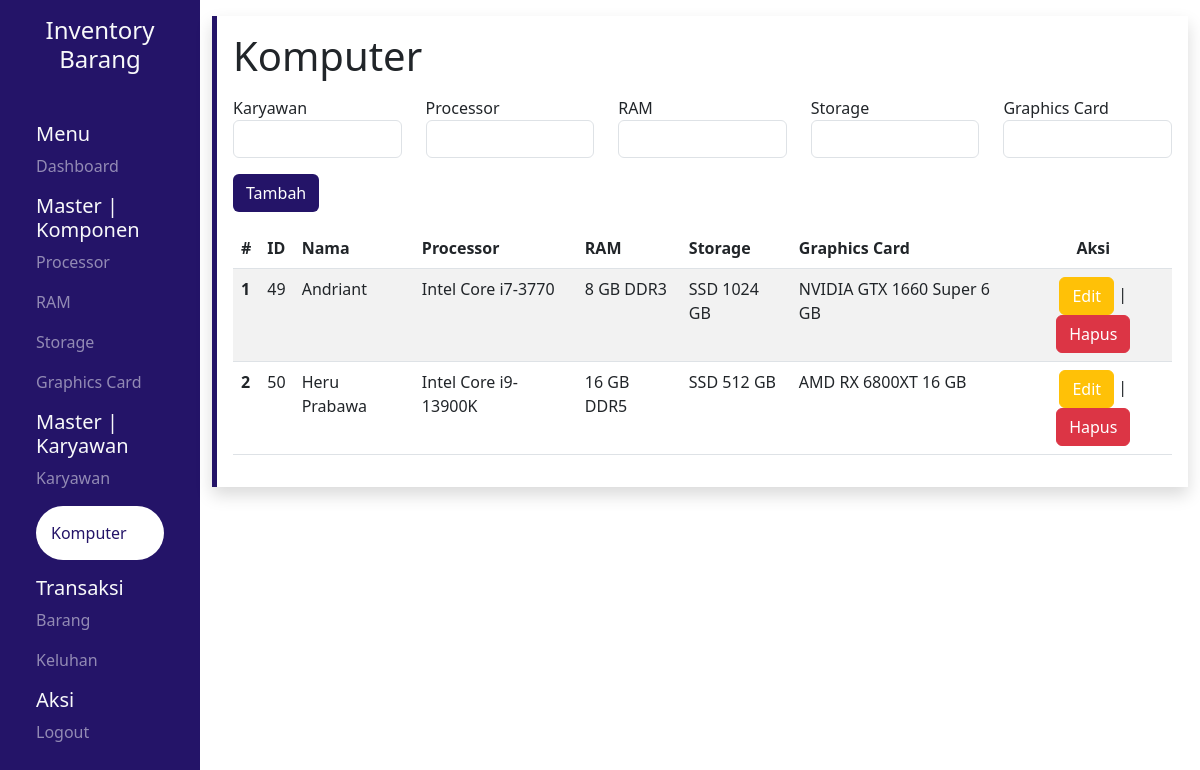
Before: /pages/komputer/index.php (signed in) with the older database file.
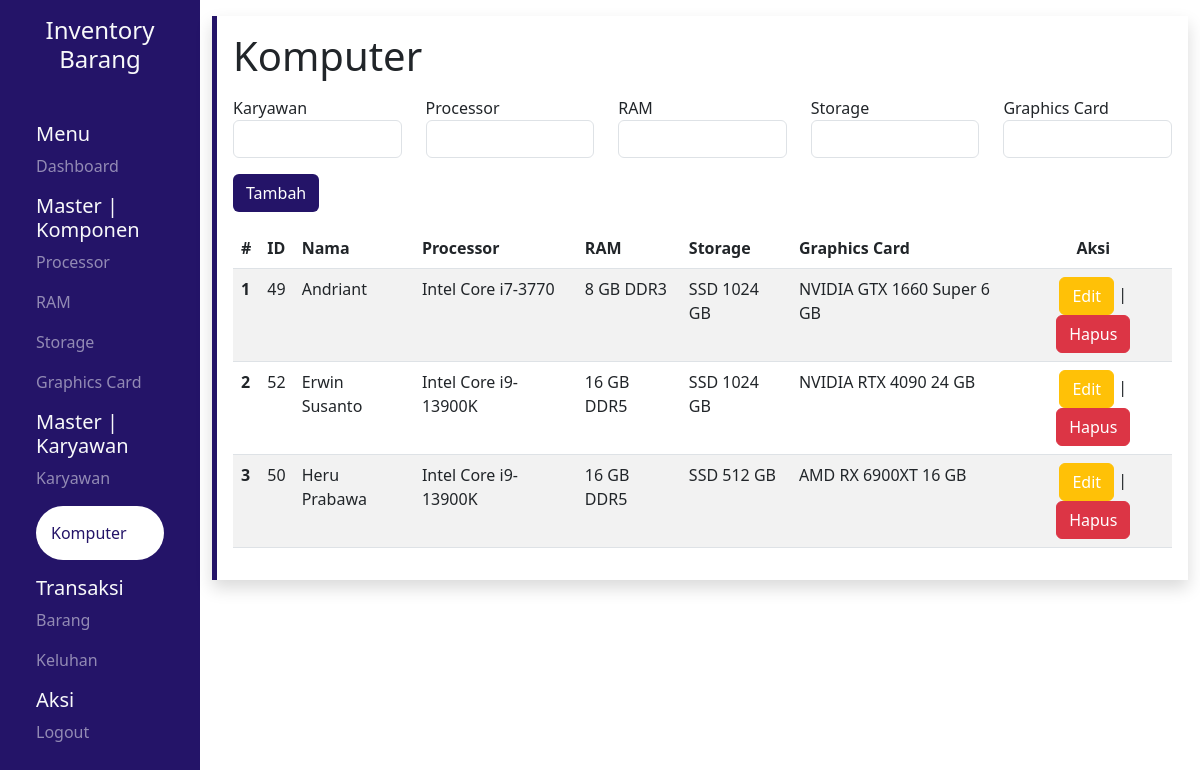
After: the same page with the newer database file.
### tables this page shows
CREATE TABLE `komputer` (
  `id` int(11) NOT NULL,
  `id_karyawan` int(11) NOT NULL,
  `id_processor` int(11) NOT NULL,
  `id_ram` int(11) NOT NULL,
  `id_storage` int(11) NOT NULL,
  `id_vga` int(11) NOT NULL
);

CREATE TABLE `karyawan` (
  `id` int(11) NOT NULL,
  `username` varchar(25) NOT NULL,
  `password` varchar(255) NOT NULL,
  `nama` varchar(25) NOT NULL,
  `nip` bigint(18) NOT NULL,
  `jk` enum('Laki - Laki','Perempuan') NOT NULL,
  `divisi` varchar(25) NOT NULL,
  `level` varchar(25) NOT NULL
);

CREATE TABLE `processor` (
  `id` int(11) NOT NULL,
  `nama` varchar(25) NOT NULL,
  `stok` int(11) NOT NULL
);

CREATE TABLE `ram` (
  `id` int(11) NOT NULL,
  `tipe_memori` enum('DDR2','DDR3','DDR4','DDR5') NOT NULL,
  `kapasitas` varchar(25) NOT NULL,
  `stok` int(11) NOT NULL
);

CREATE TABLE `storage` (
  `id` int(11) NOT NULL,
  `tipe` varchar(25) NOT NULL,
  `kapasitas` int(11) NOT NULL,
  `stok` int(11) NOT NULL
);

CREATE TABLE `vga` (
  `id` int(11) NOT NULL,
  `brand` varchar(25) NOT NULL,
  `nama` varchar(25) NOT NULL,
  `vram` int(11) NOT NULL,
  `stok` int(11) NOT NULL
);

### pages/komputer/index.php (the view, shortened to what this page needs)
<?php
include "../src/config/connect.php";
$query_join = "SELECT
    k.id AS id,
    karyawan.nama AS nama_karyawan,
    p.nama AS nama_processor,
    r.kapasitas AS kapasitas_ram,
    r.tipe_memori AS tipe_ram,
    s.tipe AS tipe_storage,
    s.kapasitas AS kapasitas_storage,
    v.brand AS brand_vga,
    v.nama AS nama_vga,
    v.vram AS vram_vga
FROM komputer k
JOIN karyawan ON k.id_karyawan = karyawan.id
JOIN processor p ON k.id_processor = p.id
JOIN ram r ON k.id_ram = r.id
JOIN storage s ON k.id_storage = s.id
JOIN vga v ON k.id_vga = v.id
ORDER BY karyawan.nama ASC";
$result_join = mysqli_query($conn, $query_join);
?>
<!DOCTYPE html>
<html lang="en">
<head>
    <link rel="stylesheet" href="../src/css/global.css">
    <?php include '../src/library/bootstrap.php' ?>
    <?php include '../src/library/datatables.php' ?>
    <?php include '../src/library/sweetalert.php' ?>
</head>
<body>
    <div class="container-fluid">
        <div class="row vh-100">
            <section class="col-md-2 sidebar text-light">
                <div class="text-center my-3 mb-5">
                    <h4>Inventory Barang</h4>
                </div>
                <div class="mx-4">
                    <h5>Menu</h5>
                    <a href="../dashboard/">
                        <p class="opacity">Dashboard</p>
                    </a>
                </div>
                <div class="mx-4">
                    <h5>Master | Komponen</h5>
                    <a href="../processor/">
                        <p class="opacity">Processor</p>
                    </a>
                    <a href="../ram/">
                        <p class="opacity">RAM</p>
                    </a>
                    <a href="../storage/">
                        <p class="opacity">Storage</p>
                    </a>
                    <a href="../vga/">
                        <p class="opacity">Graphics Card</p>
                    </a>
                </div>
                <div class="mx-4">
                    <h5>Master | Karyawan</h5>
                    <a href="../karyawan/">
                        <p class="opacity">Karyawan</p>
                        <a href="../komputer/">
                            <p class="opacity-100 aktif rounded-pill">Komputer</p>
                        </a>
                    </a>
                </div>
                <div class="mx-4">
                    <h5>Transaksi</h5>
                    <a href="../barang/">
                        <p class="opacity">Barang</p>
                    </a>
                    <a href="../keluhan/">
                        <p class="opacity">Keluhan</p>
                    </a>
                </div>
                <div class="mx-4">
                    <h5>Aksi</h5>
                    <a href="../../logout.php">
                        <p class="opacity">Logout</p>
                    </a>
                </div>
            </section>
            <section class="col-md-10 content">
                <div class="wrapper shadow p-3 my-3 left">
                    <h1>Komputer</h1>
                    <form action="" method="POST">
                        <div class="row my-3">
                            <div class="col">
                                <label for="karyawan">Karyawan</label>
                                <input class="form-control" type="text" name="karyawan_input" id="karyawan_input" list="list_karyawan" autocomplete="off" required>
                            </div>
                            <div class="col">
                                <label for="processor">Processor</label>
                                <input class="form-control" type="text" name="processor_input" id="processor_input" list="list_processor" autocomplete="off" required>
                            </div>
                            <div class="col">
                                <label for="ram">RAM</label>
                                <input class="form-control" type="text" name="ram_input" id="ram_input" list="list_ram" autocomplete="off" required>
                            </div>
                            <div class="col">
                                <label for="storage">Storage</label>
                                <input class="form-control" type="text" name="storage_input" id="storage_input" list="list_storage" autocomplete="off" required>
                            </div>
                            <div class="col">
                                <label for="vga">Graphics Card</label>
                                <input class="form-control" type="text" name="vga_input" id="vga_input" list="list_vga" autocomplete="off" required>
                            </div>
                        </div>
                        <button class="btn ungu mb-3" name="submit">Tambah</button>
                    </form>
                    <table id="myTable" class="table table-striped display">
                        <thead>
                            <tr>
                                <th scope="col">#</th>
                                <th scope="col">ID</th>
                                <th scope="col">Nama</th>
                                <th scope="col">Processor</th>
                                <th scope="col">RAM</th>
                                <th scope="col">Storage</th>
                                <th scope="col">Graphics Card</th>
                                <th scope="col" class="text-center">Aksi</th>
                            </tr>
                        </thead>
                        <tbody>
                            <?php $no = 1 ?>
                            <?php while ($result = mysqli_fetch_array($result_join)) : ?>
                                <tr>
                                    <th scope="row"><?= $no++ ?></th>
                                    <td><?= $result["id"] ?></td>
                                    <td><?= $result["nama_karyawan"] ?></td>
                                    <td><?= $result["nama_processor"] ?></td>
                                    <td><?= $result["kapasitas_ram"] . ' GB ' . $result['tipe_ram'] ?></td>
                                    <td><?= $result["tipe_storage"] . ' ' . $result['kapasitas_storage'] . ' GB' ?></td>
                                    <td><?= $result['brand_vga'] . ' ' . $result["nama_vga"] . ' ' . $result['vram_vga'] . ' GB' ?></td>
                                    <td>
                                        <div class="text-center">
                                            <a href="update.php?id=<?= $result['id'] ?>" class="btn btn-warning">Edit</a> | <a href="delete.php?id=<?= $result['id'] ?>" id="btn-del" class="btn btn-danger">Hapus</a>
                                        </div>
                                    </td>
                                </tr>
                            <?php endwhile; ?>
                        </tbody>
                    </table>
                </div>
            </section>
        </div>
    </div>
</body>
</html>

### pages/src/library/bootstrap.php (shortened to what this page needs)
<link rel="stylesheet" href="https://cdn.jsdelivr.net/npm/bootstrap@5.3.1/dist/css/bootstrap.min.css">
<link href="https://cdnjs.cloudflare.com/ajax/libs/twitter-bootstrap/5.3.0/css/bootstrap.min.css" rel="stylesheet">

### pages/src/library/datatables.php (shortened to what this page needs)
<link href="https://cdn.datatables.net/v/bs5/jq-3.7.0/dt-1.13.6/datatables.min.css" rel="stylesheet">

### pages/src/library/sweetalert.php (shortened to what this page needs)
<link href="https://cdn.jsdelivr.net/npm/sweetalert2@11.7.20/dist/sweetalert2.min.css" rel="stylesheet">

### pages/src/css/global.css (style rules this page uses)
body { overflow-x: hidden; }
a { text-decoration: none !important; color: #fff !important; }
.aktif { background-color: #fff; color: #241468; padding: 15px; }
.ungu { background-color: #241468 !important; color: #fff !important; }
.opacity { opacity: 0.5; }
.sidebar { background-color: #241468 !important; }
.left { border-left: 5px solid #241468 !important; }

Changed rows visible on the page:
added komputer: id "52", id_karyawan.nama "Erwin Susanto", id_processor.nama "Intel Core i9-13900K", id_ram.kapasitas "16", id_ram.tipe_memori "DDR5", id_storage.tipe "SSD", id_storage.kapasitas "1024", id_vga.brand "NVIDIA", id_vga.nama "RTX 4090", id_vga.vram "24"
changed through a linked row, komputer "Heru Prabawa": id_vga.nama "RX 6800XT" → "RX 6900XT"
